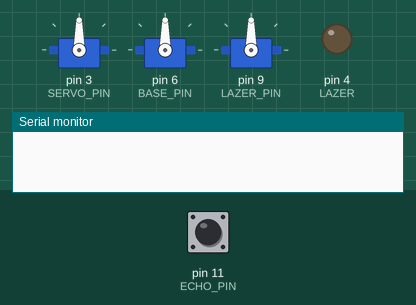
Recording of a sketch running on a simulated Arduino Uno, built with avr-gcc and run on an emulated ATmega328P. Shown: 3 × servo, output pins drawn as LEDs (lit = HIGH), the last lines printed to the serial monitor. The inputs (shaded band) are chosen by the test bench; at power-on: pin 11 (ECHO_PIN) LOW. Pins used as bus, display or sensor lines are not drawn.

Above: at 0.1 s.
At 2.2 s:
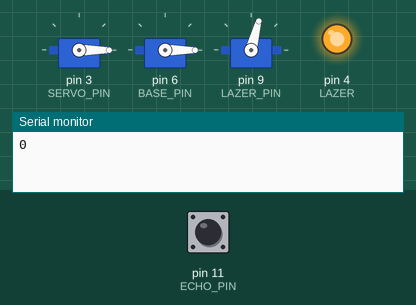
2.3 s: pin 11 (ECHO_PIN) pulsed HIGH 2 times (0.12 s each, 0.3 s apart)
At 3.5 s:
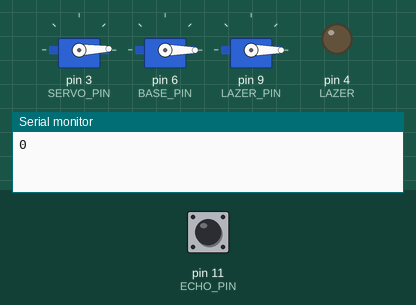
Timing chart, 0 to 5.3 s (numbered marks = the images above; inputs shaded):
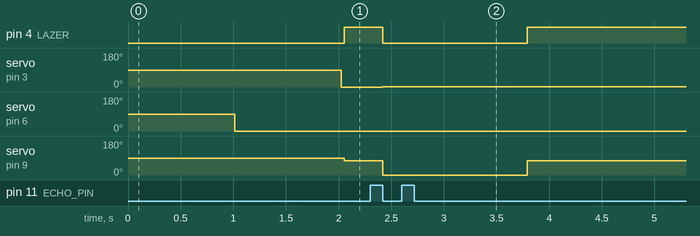

Measured:
- after the input at 2.3 s, pin 4 (LAZER): HIGH → LOW after 0.12 s, → HIGH 1.4 s later; servo on pin 3 (SERVO_PIN): 0° → 1° after 0.12 s, → 2° 0.30 s later; servo on pin 9 (LAZER_PIN): 75° → 0° after 0.12 s, → 75° 1.4 s later

The sketch:

SensorAntiAereo_ETEC.ino
```cpp
#include <Servo.h> // Puxa a biblioteca do Servo Motor
Servo Garra; //radar
Servo servoEixoX; //base
Servo servoMotor; //lazer

//lógica do radar
int pos = 0;
int direcao = 1;
bool travado = false;
int anguloAlvo = 0;
int original =0;

//pinos do radar
const int TRIG_PIN = 12;
const int ECHO_PIN = 11;

const int SERVO_PIN = 3;  //servo radar
const int BASE_PIN = 6;  // servo base
const int LAZER_PIN = 9; //servo lazer

const int LAZER = 4; //lazer

void setup()
{
  Serial.begin(9600);
  pinMode(TRIG_PIN, OUTPUT);
  pinMode(ECHO_PIN,INPUT);
  pinMode(LAZER,OUTPUT);

  Garra.attach(SERVO_PIN);
  servoEixoX.attach(BASE_PIN);
  servoMotor.attach(LAZER_PIN);

  original = lersensor(TRIG_PIN,ECHO_PIN);
  servoEixoX.write(0);

}

void loop()
{
    int diferente = lersensor(TRIG_PIN,ECHO_PIN);

  // Detectou algo
  if(diferente < 20 && !travado){
    travado = true;
    anguloAlvo = pos; // guarda o ândulo
  }

 if(diferente >= 20){
    travado = false;
  }
  // Se não travou, continua girando
  if(!travado){
    digitalWrite(LAZER, LOW);
    servoMotor.write(0);
    pos += direcao;

    if(pos >= 180 || pos <= 0){
      direcao *= -1;
    }

    Garra.write(pos);
    delay(30);
  }

  // Se travou, mantém no alvo
  else{
    Garra.write(anguloAlvo);

  Serial.println(anguloAlvo);
//  Move a base pro mesmo ângulo
    servoEixoX.write(anguloAlvo -30);

  delay(30);
  servoMotor.write(75);
  digitalWrite(LAZER, HIGH);


  }


  //Lógica que verifica se tem algo que não tinha antes

  if(abs(diferente != original) > 7){ //O 7 é a margem de erro
  Serial.print("Tem algo novo ai");
  }
}


//Função do sensor ultrassoônico que detecta os objetos
int lersensor(int pinotring, int pinoecho){
 digitalWrite(pinotring,LOW);
    delay(2);
    digitalWrite(pinotring,HIGH);
    delay(10);
    digitalWrite(pinotring,LOW);
    return pulseIn(pinoecho,HIGH)/ 58;
}
```
